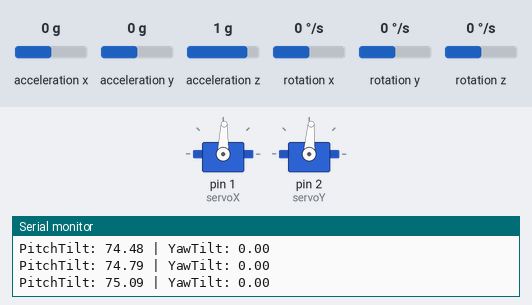
The sketch below on a simulated Arduino Uno, built with avr-gcc and run on an emulated ATmega328P. Shown: 2 × servo, the last lines printed to the serial monitor. Wiring (inferred from the names in the program): MPU-6050 motion sensor at I2C address 0x68. Inputs (shaded band) come from the test bench; at power-on: rotation x 0 °/s, acceleration y 0 g, acceleration x 0 g, rotation z 0 °/s, acceleration z 1 g, rotation y 0 °/s.

Above: at 3.2 s.
3.3 s: rotation x set to 192 °/s
At 4.8 s:
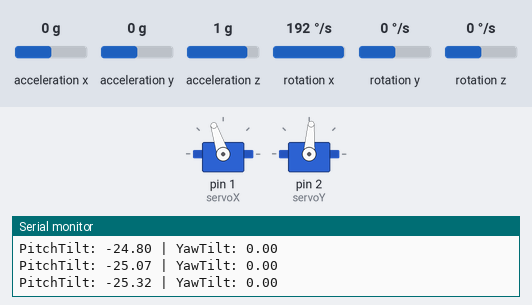
6.3 s: acceleration y set to -1.4 g
At 9.1 s:
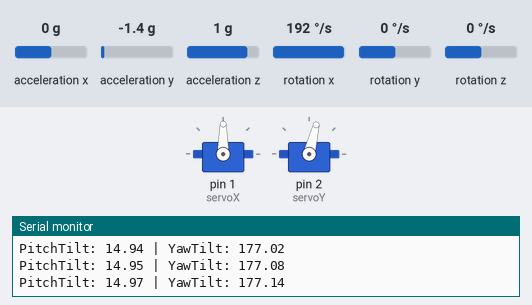
9.3 s: acceleration y set to 0.1 g
At 12.06 s:
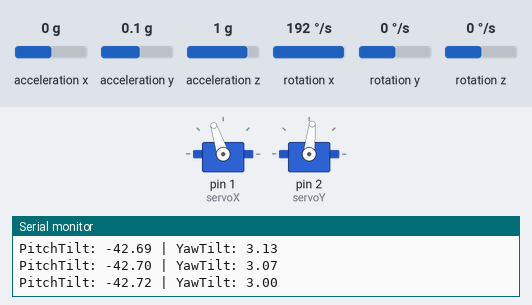
12.3 s: acceleration x set to -1.4 g
At 12.9 s:
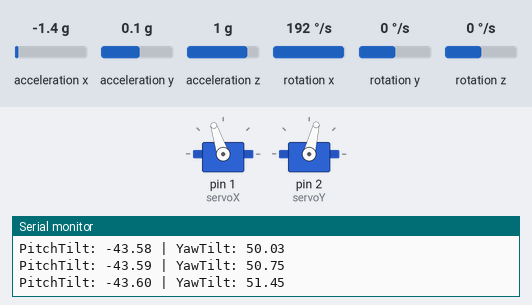
13.8 s: rotation z set to -192 °/s
At 15.1 s:
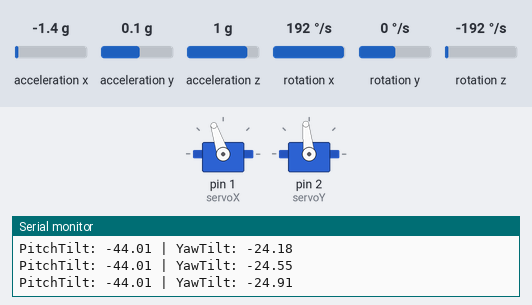
15.9 s: rotation z set to 0 °/s
At 17.0 s:
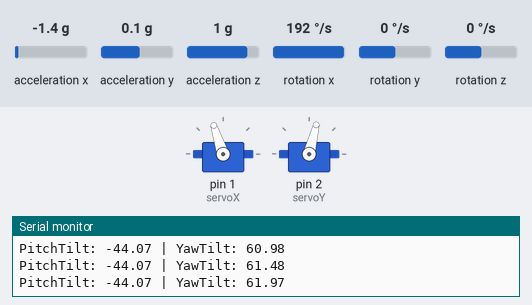
Timing chart, 0 to 18.4 s (numbered marks = the images above; inputs shaded):
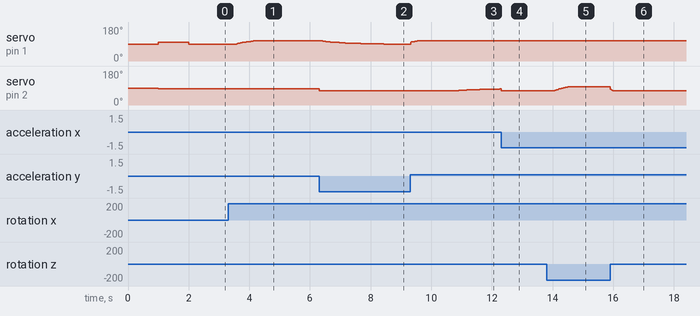

Measured:
- after the input at 3.3 s, servo on pin 1 (servoX): moves from 88° to 108° over 0.73 s, starting after 0.23 s
- after the input at 6.3 s, servo on pin 1 (servoX): moves from 108° to 90° over 2.1 s, starting at once; servo on pin 2 (servoY): 86° → 76° at once
- after the input at 9.3 s, servo on pin 2 (servoY): moves from 76° to 85° over 1.3 s, starting after 1.6 s
- after the input at 12.3 s, servo on pin 2 (servoY): 85° → 76° at once
- after the input at 13.8 s, servo on pin 2 (servoY): moves from 76° to 96° over 0.42 s, starting after 0.27 s
- after the input at 15.9 s, servo on pin 2 (servoY): 96° → 76° at once

The sketch:

PID_loop-untuned_vertical.ino
```cpp
#include <Servo.h>
#include <Wire.h>

Servo servoX;
Servo servoY;

const int MPU_ADDR = 0x68;

// =========================================================================
//  1. YOUR VERIFIED HARDWARE CALIBRATION TUNING VARIABLES
// =========================================================================
const int CALIBRATED_CENTER_X = 98;
const int CALIBRATED_CENTER_Y = 86;
const float AXIS_Y_MULTIPLIER = 1.50;
const int STRICT_TILT_LIMIT = 10;

const float ALPHA = 0.98;

// =========================================================================
//  2. DIRECTION INVERSION TOGGLES (CRITICAL FOR FEEDBACK LOOPS)
//  If an axis twitches wildly or moves the WRONG way, change true to false!
// =========================================================================
const bool INVERT_PITCH = true;
const bool INVERT_YAW   = false;

// =========================================================================
//  3. THE COMPLETE PID TUNING CONSTANTS
// =========================================================================
const float Kp = 0.55;
const float Ki = 0.05;
const float Kd = 0.12;

// =========================================================================
//  4. INTERNAL PID MATH TRACKING REGISTERS
// =========================================================================
unsigned long lastTime = 0;
float angleX = 0.0, angleY = 0.0;
float errorSumX = 0.0, errorSumY = 0.0;
float lastErrorX = 0.0, lastErrorY = 0.0;

void setup() {
  Serial.begin(115200);
  delay(1000);
  Serial.println("--- Custom Vertical Re-Mapped Flight Controller ---");

  servoX.attach(1);
  servoY.attach(2);

  Wire.begin();
  Wire.setClock(100000);

  Wire.beginTransmission(MPU_ADDR);
  Wire.write(0x6B);
  Wire.write(0);
  if (Wire.endTransmission() != 0) {
    Serial.println("Error: MPU6050 link dropped!");
    while (1) { delay(10); }
  }

  servoX.write(CALIBRATED_CENTER_X);
  servoY.write(CALIBRATED_CENTER_Y);

  delay(1000);
  lastTime = micros();
  Serial.println("--> SYSTEM LOCKED: Stand rocket vertically upright now.");
}

void loop() {
  // --- A. CALCULATE TIME DELTA ---
  unsigned long currentTime = micros();
  float dt = (currentTime - lastTime) / 1000000.0;
  lastTime = currentTime;
  if (dt <= 0.0) dt = 0.01;

  // --- B. READ ALL 14 BYTES OF RAW MPU DATA ---
  Wire.beginTransmission(MPU_ADDR);
  Wire.write(0x3B);
  Wire.endTransmission(false);
  Wire.requestFrom(MPU_ADDR, 14, true);

  int16_t rawAccX = (Wire.read() << 8) | Wire.read();
  int16_t rawAccY = (Wire.read() << 8) | Wire.read();
  int16_t rawAccZ = (Wire.read() << 8) | Wire.read();
  Wire.read(); Wire.read(); // Skip temp bytes
  int16_t rawGyroX = (Wire.read() << 8) | Wire.read();
  int16_t rawGyroY = (Wire.read() << 8) | Wire.read();
  int16_t rawGyroZ = (Wire.read() << 8) | Wire.read();

  // =========================================================================
  //  YOUR MATCHED PHYSICAL AXES CONVERSION MATRIX
  // =========================================================================
  // Pitch is raw X-gyro, Yaw is raw Z-gyro based on your diagnostic results
  float gyroX = (INVERT_PITCH ? -1.0 : 1.0) * (rawGyroX / 131.0);
  float gyroY = (INVERT_YAW   ? -1.0 : 1.0) * (rawGyroZ / 131.0);

  // Custom Trigonometry: Because Gravity pulls through Accel-Y, we map
  // angles relative to Accel-Y instead of Accel-Z to prevent division by zero.
  float accelAngleX = atan2((float)rawAccZ, (float)rawAccY) * 180.0 / PI;
  float accelAngleY = atan2((float)-rawAccX, (float)rawAccY) * 180.0 / PI;

  // --- C. COMPLEMENTARY FILTER SENSOR FUSION ---
  angleX = ALPHA * (angleX + gyroX * dt) + (1.0 - ALPHA) * accelAngleX;
  angleY = ALPHA * (angleY + gyroY * dt) + (1.0 - ALPHA) * accelAngleY;

  // --- D. EXECUTE COMPLETE PID ALGORITHM ---
  float errorX = 0.0 - angleX;
  float errorY = 0.0 - angleY;

  float pTermX = Kp * errorX;
  float pTermY = Kp * errorY;

  errorSumX += errorX * dt;
  errorSumY += errorY * dt;
  errorSumX = constrain(errorSumX, -10.0, 10.0);
  errorSumY = constrain(errorSumY, -10.0, 10.0);
  float iTermX = Ki * errorSumX;
  float iTermY = Ki * errorSumY;

  float dTermX = Kd * ((errorX - lastErrorX) / dt);
  float dTermY = Kd * ((errorY - lastErrorY) / dt);
  lastErrorX = errorX;
  lastErrorY = errorY;

  float pidOutputX = pTermX + iTermX + dTermX;
  float pidOutputY = pTermY + iTermY + dTermY;

  float scaledOutputY = pidOutputY * AXIS_Y_MULTIPLIER;

  int finalOffsetX = constrain((int)pidOutputX, -STRICT_TILT_LIMIT, STRICT_TILT_LIMIT);
  int finalOffsetY = constrain((int)scaledOutputY, -STRICT_TILT_LIMIT, STRICT_TILT_LIMIT);

  // --- E. GENERATE HARDWARE COMMAND SIGNALS ---
  int targetServoX = CALIBRATED_CENTER_X + finalOffsetX;
  int targetServoY = CALIBRATED_CENTER_Y + finalOffsetY;

  servoX.write(targetServoX);
  servoY.write(targetServoY);

  // Debug Print: Check active updates
  Serial.print("PitchTilt: "); Serial.print(angleX);
  Serial.print(" | YawTilt: "); Serial.println(angleY);

  delay(10);
}
```
